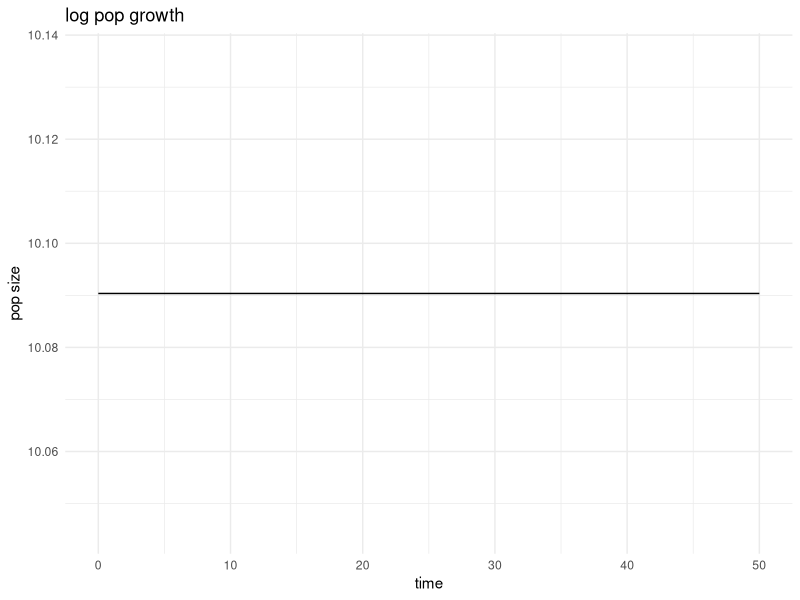

This figure's R source:
## ---- chunk 1
### create a function for population over time
###Start of Function
pop<- function(N0, r, k, tstep, tfinal){
time<- seq(from= 0, to= tfinal, by=tstep)
n_t<- k/(1+((k-N0)/N0)*exp(-r*tstep))
output<- data.frame(
    time= time,
    population= n_t
)
return(output)
}

result <- pop(
    N0=10,
    r=0.1,
    k=100,
    tstep= 0.1,
    tfinal=50
)

### Question 2

library(tidyverse)
library(ggplot2)

plot_growth<- function(df) {
ggplot(df, aes(x= time, y= population))+
    geom_line()+
    labs(
        x="time",
        y="pop size",
        title= "log pop growth"
    )+
    theme_minimal()
}

plot_growth(result)
